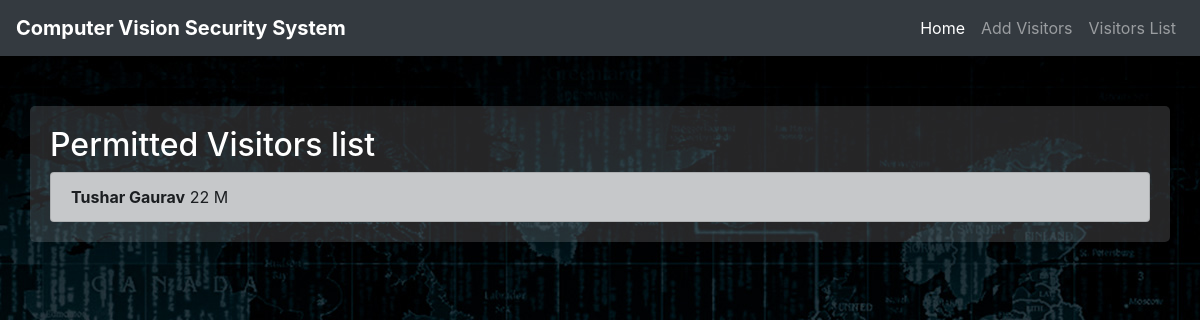
The page /visitorList on the database its author committed.
### tables this page shows
CREATE TABLE `Visitors` (
	`id`	INTEGER NOT NULL UNIQUE,
	`Name`	TEXT NOT NULL,
	`Age`	INTEGER NOT NULL,
	`Sex`	TEXT NOT NULL,
	PRIMARY KEY(`id`)
);

### server.py (the view)
@app.route('/visitorList')
def visitor_list():
    c = sqlite3.connect("faceInfoData.db")
    conn = c.cursor()
    cur = conn.execute("SELECT * FROM Visitors")
    visitors = cur.fetchall()
    return render_template("visitors_list.html",visitors = visitors)

### templates/visitors_list.html
{% extends "index2.html" %}
{% block content%}
<div class="container" id="list">
<h2>Permitted Visitors list</h2>
    <ol style="overflow: scroll" class="list-group">
    {% for visitor in visitors %}
    <li class="list-group-item list-group-item-dark"> <strong>{{ visitor[1] }}</strong>     {{ visitor[2] }}    {{ visitor[3] }}</li>
    {% endfor %}
    </ol>
</div>
{% endblock %}

### templates/index2.html (shortened to what this page needs)
<!doctype html>
<html lang="en">
  <head>
    <link rel="stylesheet" href="https://maxcdn.bootstrapcdn.com/bootstrap/4.0.0/css/bootstrap.min.css">
    <link rel="stylesheet" href="/static/css/style.css">
  </head>
  <body>
  <nav class="navbar navbar-expand-lg navbar-dark bg-dark">
      <a class="navbar-brand" href="{{ url_for('index') }}"><strong>Computer Vision Security System</strong></a>
  <div class="collapse navbar-collapse justify-content-end" id="navbarNavDropdown">
    <ul class="navbar-nav">
      <li class="nav-item active">
        <a class="nav-link" href="{{ url_for('index') }}">Home <span class="sr-only">(current)</span></a>
      </li>
      <li class="nav-item">
        <a class="nav-link" href="{{ url_for('add_visitor') }}">Add Visitors</a>
      </li>
      <li class="nav-item">
        <a class="nav-link" href="{{ url_for('visitor_list') }}">Visitors List</a>
      </li>
    </ul>
  </div>
</nav>
<div class="container-fluid">
    {% block content %}
    {% endblock %}
</div>
  </body>
</html>

### static/css/style.css (style rules this page uses)
body { background: url("cyber-security-background-14.jpg"); color: white; }
#list { background-color: rgba(184, 186, 188,0.2); padding: 20px; border-radius: 5px; margin: 0 auto; width: 100%; position: relative; top: 50px; }

### rows shown on the page
Visitors: Name "Tushar Gaurav", Age "22", Sex "M"
